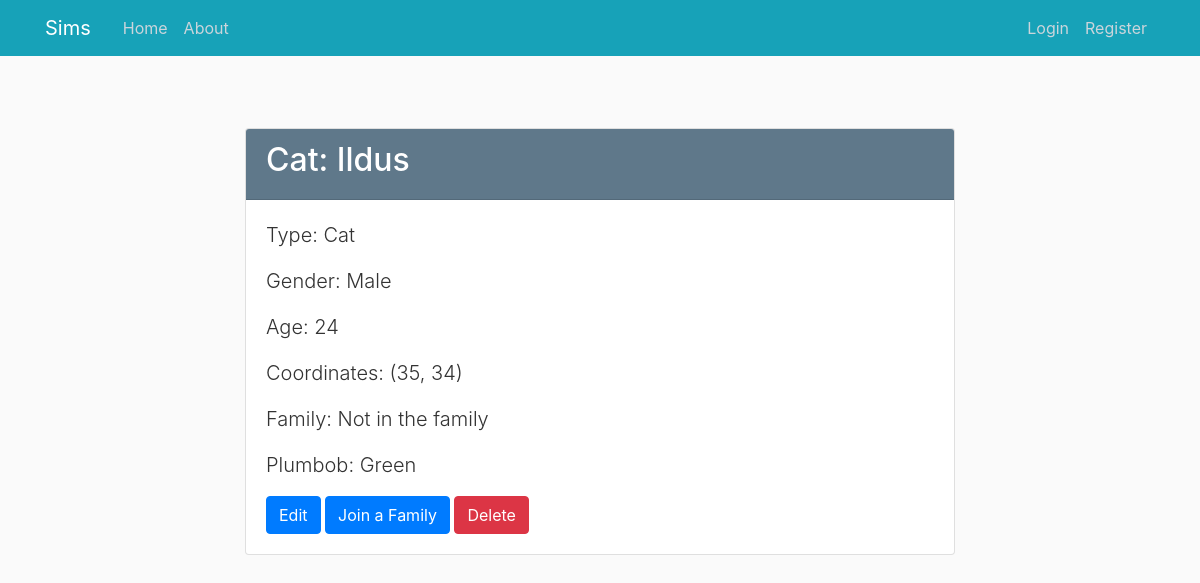
Page /pet/1 on the committed database.
### sims/models.py (models this page shows, shortened)
class Pet(db.Model):
    id = db.Column(db.Integer, primary_key=True)
    name = db.Column(db.String(100), nullable=False)
    type = db.Column(db.Enum(PetType), nullable=False)
    gender = db.Column(db.Enum(Gender), nullable=False)
    age = db.Column(db.Integer, nullable=False)
    x_coordinate = db.Column(db.Integer, nullable=False, default=0)
    y_coordinate = db.Column(db.Integer, nullable=False, default=0)
    family_id = db.Column(db.Integer, db.ForeignKey('family.id'))
    plumbob = db.Column(db.Enum(Plumbob), default=Plumbob.GREEN)

### sims/pets/routes.py (the view)
@pets.route("/pet/<int:pet_id>")
def pet(pet_id):
    pet = Pet.query.get_or_404(pet_id)
    family = Family.query.get(pet.family_id)
    return render_template('pets/pet.html', pet=pet, family=family)

### sims/templates/pets/pet.html (shortened to what this page needs)
{% extends "layout.html" %}
{% block content %}
    <div class="container mt-5">
        <div class="row justify-content-center">
            <div class="col-md-8">
                <div class="card">
                    <div class="card-header bg-steel text-white">
                        <h2 class="text-white">{{ pet.type.value }}: {{ pet.name }}</h2>
                    </div>
                    <div class="card-body">
                        <p class="lead">Type: {{ pet.type.value }}</p>
                        <p class="lead">Gender: {{ pet.gender.value }}</p>
                        <p class="lead">Age: {{ pet.age }}</p>
                        <p class="lead">Coordinates: ({{ pet.x_coordinate }}, {{ pet.y_coordinate }})</p>
                        {% if family %}
                            <p class="lead">Family: {{ family.name }}</p>
                        {% else %}
                            <p class="lead">Family: Not in the family</p>
                        {% endif %}
                        <p class="lead">Plumbob: {{ pet.plumbob.value }}</p>
                        <div class="mt-3">
                            <a href="{{ url_for('pets.update_pet', pet_id=pet.id) }}" class="btn btn-primary">Edit</a>
                            <a href="{{ url_for('families.families_pet', pet_id=pet.id) }}"
                               class="btn btn-primary">Join a Family</a>
                            <button class="btn btn-danger" id="deleteBtn" data-toggle="modal"
                                    data-target="#deleteModal">Delete
                            </button>
                        </div>
                    </div>
                </div>
            </div>
        </div>
    </div>
{% endblock content %}

### sims/static/main.css (style rules this page uses)
body { background: #fafafa; color: #333333; margin-top: 5rem; }
h1, h2, h3, h4, h5, h6 { color: #444444; }
.bg-steel { background-color: #5f788a; }

### rows in the picture
Pet: type.value "Cat", name "Ildus", gender.value "Male", age "24", x_coordinate "35", y_coordinate "34", plumbob.value "Green"
